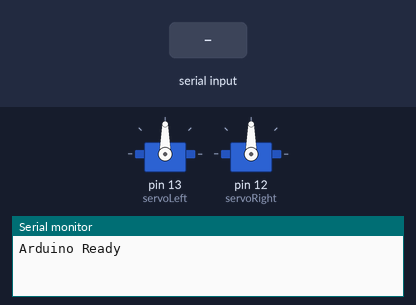
A sketch run on a simulated Arduino Uno, built with avr-gcc and run on an emulated ATmega328P. Parts: 2 × servo, the last lines printed to the serial monitor. The test bench sets the inputs (shaded band).

Above: at 1.2 s.
1.3 s: "left++\n" received over Serial
At 2.5 s:
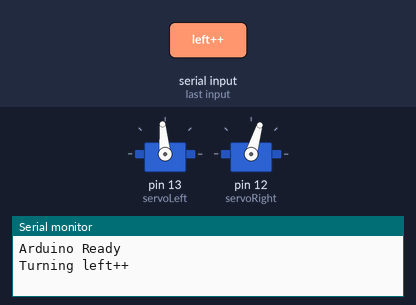
2.8 s: "right++\n" received over Serial
At 3.8 s:
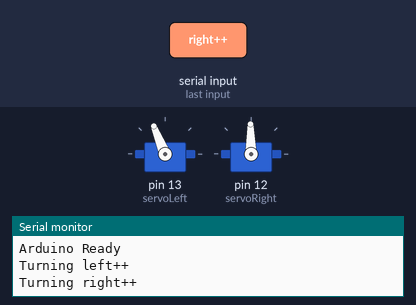
5.8 s: "front\n" received over Serial
At 6.1 s:
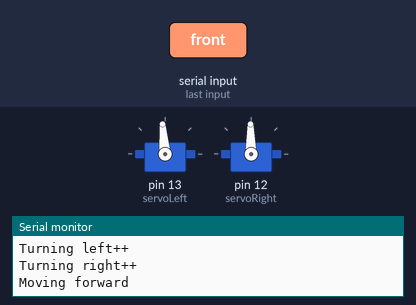
7.3 s: "stop\n" received over Serial
At 8.4 s:
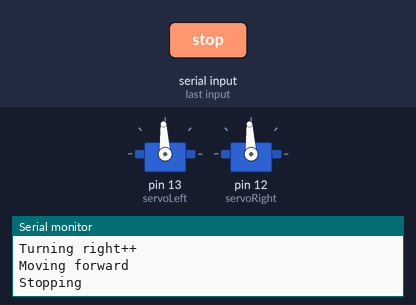
Timing chart, 0 to 9.8 s (numbered marks = the images above; inputs shaded):
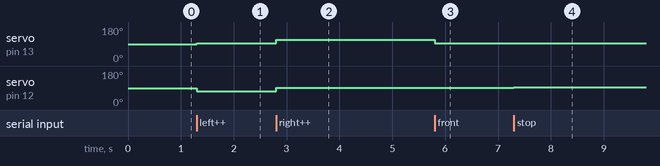

Measured:
- after the input at 1.3 s, servo on pin 13 (servoLeft): 90° → 95° at once; servo on pin 12 (servoRight): 90° → 73° at once
- after the input at 2.8 s, servo on pin 13 (servoLeft): 95° → 112° at once; servo on pin 12 (servoRight): 73° → 91° at once
- after the input at 5.8 s, servo on pin 13 (servoLeft): 112° → 95° at once
- after the input at 7.3 s, servo on pin 13 (servoLeft): 95° → 93° at once; servo on pin 12 (servoRight): 91° → 93° at once

The sketch:

moterneobot2.ino
```cpp
#include <Servo.h>

Servo servoLeft;  // 왼쪽 서보 모터
Servo servoRight; // 오른쪽 서보 모터
String cmd = "";  // 명령어 저장 변수

void setup() {
  Serial.begin(115200); // ESP8266과 동일한 속도로 설정
  servoLeft.attach(13); // 서보 모터 핀 연결
  servoRight.attach(12);
  Serial.println("Arduino Ready");
}

void loop() {
  if (Serial.available()) {
    char c = Serial.read();
    if (c == '\n' || c == '\r') {
      // 명령을 처리하는 함수를 호출
      processCommand(cmd);
      cmd = ""; // 명령어 초기화
    } else {
      cmd += c; // 명령어 추가
    }
  }
}

void processCommand(String command) {
  if (command.startsWith("left++")) {
    Serial.println("Turning left++");
    servoLeft.write(1520);   // 왼쪽으로 최대 회전
    servoRight.write(1300); // 오른쪽으로 최대 회전
  } else if (command.startsWith("left+")) {
    Serial.println("Turning left+");
    servoLeft.write(1550);  // 왼쪽으로 중간 회전
    servoRight.write(1300); // 오른쪽으로 중간 회전
  } else if (command.startsWith("left")) {
    Serial.println("Turning left");
    servoLeft.write(1500);   // 왼쪽으로 약간 회전
    servoRight.write(1300); // 오른쪽으로 약간 회전
  } else if (command.startsWith("right++")) {
    Serial.println("Turning right++");
    servoLeft.write(1700);  // 오른쪽으로 최대 회전
    servoRight.write(1480);   // 왼쪽으로 최대 회전
  } else if (command.startsWith("right+")) {
    Serial.println("Turning right+");
    servoLeft.write(1700);  // 오른쪽으로 중간 회전
    servoRight.write(1450);  // 왼쪽으로 중간 회전
  } else if (command.startsWith("right")) {
    Serial.println("Turning right");
    servoLeft.write(1700);  // 오른쪽으로 약간 회전
    servoRight.write(1430);  // 왼쪽으로 약간 회전
  } else if (command.startsWith("front")) {
    Serial.println("Moving forward");
    servoLeft.write(1520);   // 서보 모터를 정면으로
    servoRight.write(1480);  // 서보 모터를 정면으로
  } else if (command.startsWith("stop")) {
    Serial.println("Stopping");
    servoLeft.write(1500);   // 서보 모터 정지 (중립 위치)
    servoRight.write(1500);  // 서보 모터 정지 (중립 위치)
  } else {
    Serial.println("Unknown command: " + command);
  }
}
```
